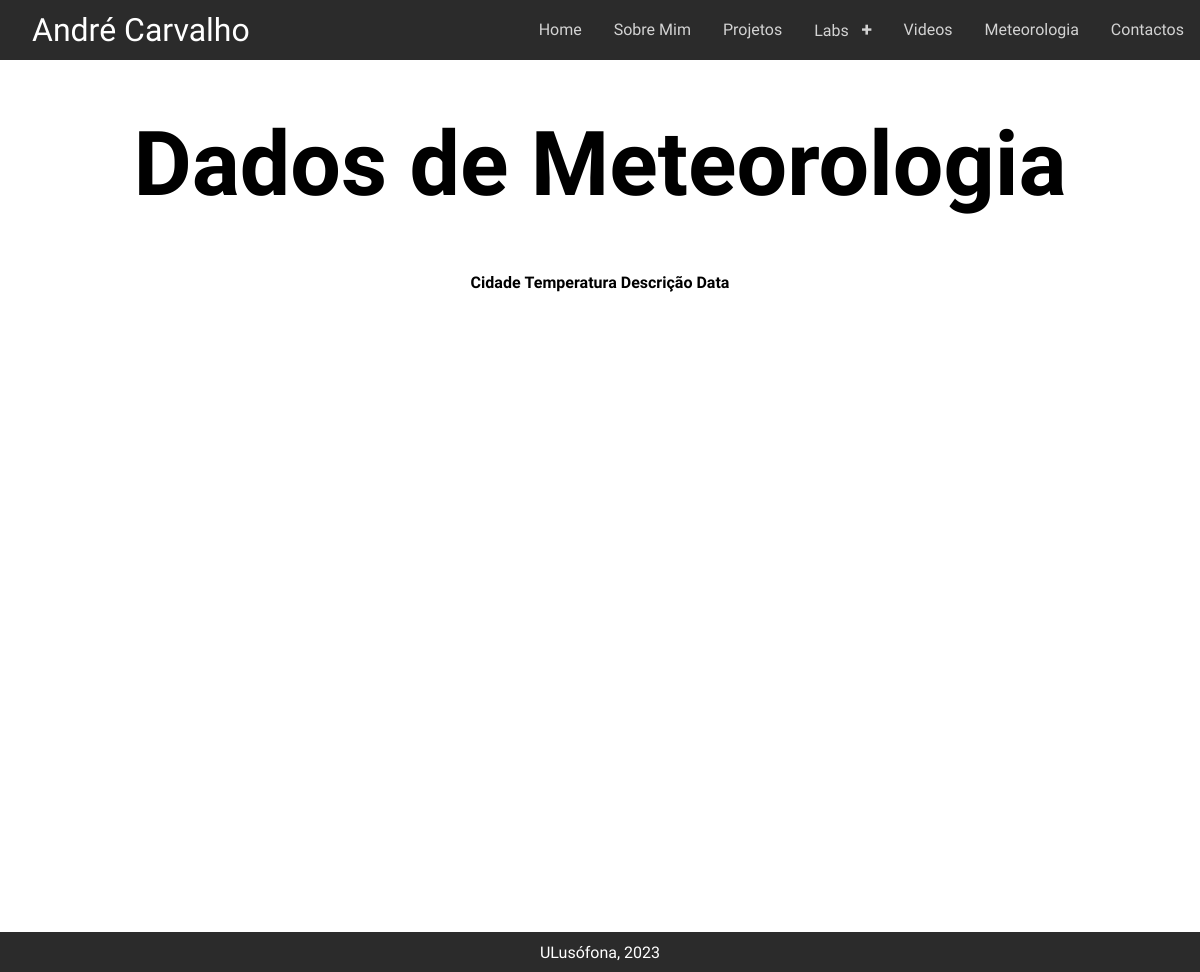
Page /meteorologia on the earlier database version.
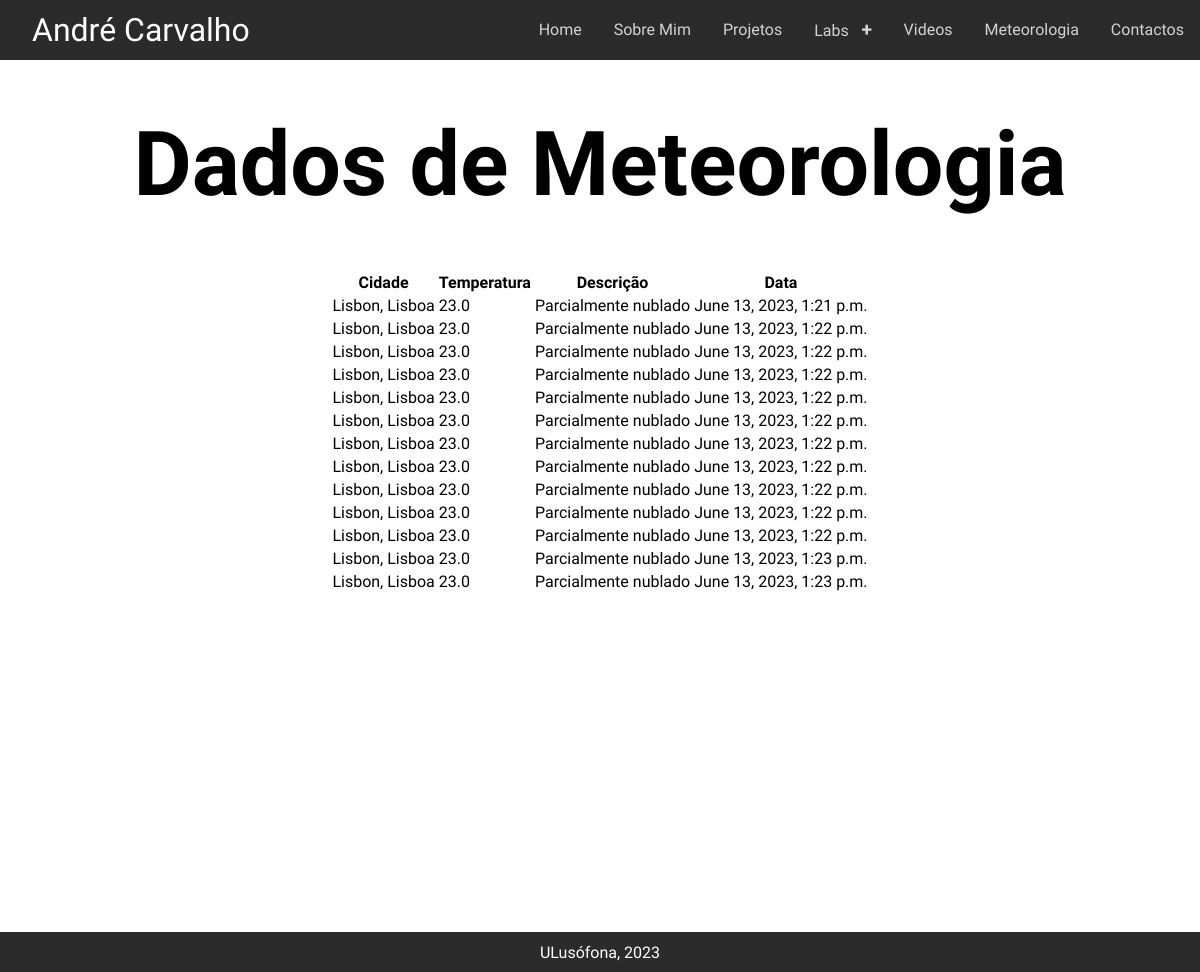
Same page on the later database version.
### portfolio/models.py (models this page shows, shortened)
class DadosMeteorologia(models.Model):
    cidade = models.CharField(max_length=100)
    temperatura = models.FloatField()
    descricao = models.CharField(max_length=100)
    data_hora = models.DateTimeField(null=True, default=None)

### portfolio/views.py (the view)
# urls.py: path('meteorologia', views.consulta_metreologia, name='meteorologia'),
def consulta_metreologia(request):
    dados = DadosMeteorologia.objects.all()
    return render(request, 'portfolio/meteorologia.html', {'dados': dados})

### portfolio/templates/portfolio/meteorologia.html
{% extends 'portfolio/layout.html' %}
{% load static %}
{% block main %}
    <div id="area-contactos" class="w-1200">
        <h1>Dados de Meteorologia</h1>
        <center>
            <table>
                <thead>
                <tr>
                    <th>Cidade</th>
                    <th>Temperatura</th>
                    <th>Descrição</th>
                    <th>Data</th>
                </tr>
                </thead>
                <tbody>
                {% for dado in dados %}
                    <tr>
                        <td>{{ dado.cidade }}</td>
                        <td>{{ dado.temperatura }}</td>
                        <td>{{ dado.descricao }}</td>
                        <td>{{ dado.data_hora }}</td>
                    </tr>
                {% endfor %}
                </tbody>
            </table>
        </center>
    </div>
{% endblock %}

Differences in the rows shown:
added DadosMeteorologia: cidade "Lisbon, Lisboa", temperatura "23.0", descricao "Parcialmente nublado", data_hora "June 13, 2023, 1:21 p.m."
added DadosMeteorologia: cidade "Lisbon, Lisboa", temperatura "23.0", descricao "Parcialmente nublado", data_hora "June 13, 2023, 1:22 p.m."
added DadosMeteorologia: cidade "Lisbon, Lisboa", temperatura "23.0", descricao "Parcialmente nublado", data_hora "June 13, 2023, 1:22 p.m."
added DadosMeteorologia: cidade "Lisbon, Lisboa", temperatura "23.0", descricao "Parcialmente nublado", data_hora "June 13, 2023, 1:22 p.m."
added DadosMeteorologia: cidade "Lisbon, Lisboa", temperatura "23.0", descricao "Parcialmente nublado", data_hora "June 13, 2023, 1:22 p.m."
added DadosMeteorologia: cidade "Lisbon, Lisboa", temperatura "23.0", descricao "Parcialmente nublado", data_hora "June 13, 2023, 1:22 p.m."
added DadosMeteorologia: cidade "Lisbon, Lisboa", temperatura "23.0", descricao "Parcialmente nublado", data_hora "June 13, 2023, 1:22 p.m."
added DadosMeteorologia: cidade "Lisbon, Lisboa", temperatura "23.0", descricao "Parcialmente nublado", data_hora "June 13, 2023, 1:22 p.m."
added DadosMeteorologia: cidade "Lisbon, Lisboa", temperatura "23.0", descricao "Parcialmente nublado", data_hora "June 13, 2023, 1:22 p.m."
added DadosMeteorologia: cidade "Lisbon, Lisboa", temperatura "23.0", descricao "Parcialmente nublado", data_hora "June 13, 2023, 1:22 p.m."
added DadosMeteorologia: cidade "Lisbon, Lisboa", temperatura "23.0", descricao "Parcialmente nublado", data_hora "June 13, 2023, 1:22 p.m."
added DadosMeteorologia: cidade "Lisbon, Lisboa", temperatura "23.0", descricao "Parcialmente nublado", data_hora "June 13, 2023, 1:23 p.m."
added DadosMeteorologia: cidade "Lisbon, Lisboa", temperatura "23.0", descricao "Parcialmente nublado", data_hora "June 13, 2023, 1:23 p.m."
